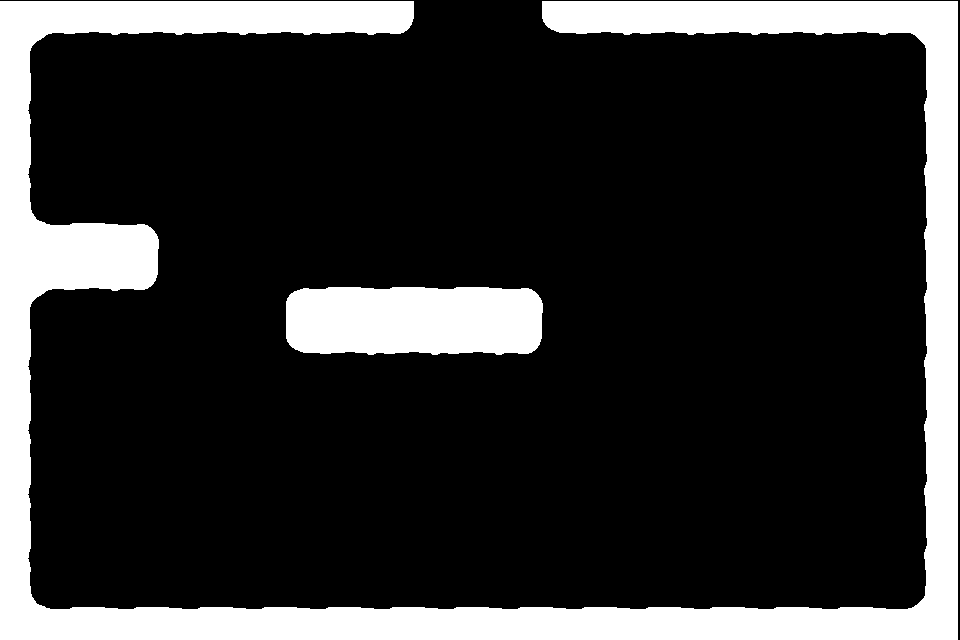

A 2D game scene composited from a Tiled map and its tileset images. What follows is a short description and the map's XML, with every tile layer's data as written:
An orthogonal 15x10 tile map with 64x64 px tiles, 1 tile layer (Camada de Tiles 1) and 41 objects.

<map version="1.0" orientation="orthogonal" renderorder="right-down" width="15" height="10" tilewidth="64" tileheight="64" nextobjectid="24">
 <tileset firstgid="1" name="Tileds" tilewidth="64" tileheight="64" tilecount="25" columns="5">
  <image source="TilesetSimples/tileset.png" width="320" height="320" />
  <terraintypes>
   <terrain name="Novo Terreno" tile="-1" />
  </terraintypes>
  <tile id="0" terrain=",,,0">
   <objectgroup draworder="index">
    <object id="1" x="32" y="32" width="32" height="32" />
   </objectgroup>
  </tile>
  <tile id="1" terrain=",,0,0">
   <objectgroup draworder="index">
    <object id="1" x="0" y="32" width="64" height="32" />
   </objectgroup>
  </tile>
  <tile id="2" terrain=",,0,">
   <objectgroup draworder="index">
    <object id="1" x="0" y="32" width="32" height="32" />
   </objectgroup>
  </tile>
  <tile id="3">
   <objectgroup draworder="index">
    <object id="1" x="32" y="0" width="32" height="64" />
    <object id="2" x="0" y="32" width="64" height="32" />
   </objectgroup>
  </tile>
  <tile id="4">
   <objectgroup draworder="index">
    <object id="1" x="0" y="0" width="32" height="64" />
    <object id="2" x="0" y="32" width="64" height="32" />
   </objectgroup>
  </tile>
  <tile id="5">
   <objectgroup draworder="index">
    <object id="1" x="32" y="0" width="32" height="64" />
   </objectgroup>
  </tile>
  <tile id="6">
   <objectgroup draworder="index">
    <object id="1" x="0" y="0" width="64" height="64" />
   </objectgroup>
  </tile>
  <tile id="7">
   <objectgroup draworder="index">
    <object id="1" x="0" y="0" width="32" height="64" />
   </objectgroup>
  </tile>
  <tile id="8">
   <objectgroup draworder="index">
    <object id="1" x="0" y="0" width="64" height="32" />
    <object id="2" x="32" y="0" width="32" height="64" />
   </objectgroup>
  </tile>
  <tile id="9">
   <objectgroup draworder="index">
    <object id="1" x="0" y="0" width="64" height="32" />
    <object id="2" x="0" y="0" width="32" height="64" />
   </objectgroup>
  </tile>
  <tile id="10" terrain=",0,,">
   <objectgroup draworder="index">
    <object id="1" x="32" y="0" width="32" height="32" />
   </objectgroup>
  </tile>
  <tile id="11" terrain="0,0,,">
   <objectgroup draworder="index">
    <object id="1" x="0" y="0" width="64" height="32" />
   </objectgroup>
  </tile>
  <tile id="12" terrain="0,,,">
   <objectgroup draworder="index">
    <object id="1" x="0" y="0" width="32" height="32" />
   </objectgroup>
  </tile>
  <tile id="13">
   <objectgroup draworder="index">
    <object id="1" x="0" y="32" width="64" height="32" />
   </objectgroup>
  </tile>
  <tile id="21">
   <objectgroup draworder="index">
    <object id="1" x="16" y="16" width="32" height="32" />
   </objectgroup>
  </tile>
 </tileset>
 <layer name="Camada de Tiles 1" width="15" height="10" offsetx="-2" offsety="1">
  <data encoding="csv">
10,12,12,12,12,12,13,0,11,12,12,12,12,12,9,
8,0,0,0,0,0,0,0,0,0,0,0,0,0,6,
8,0,0,0,0,0,0,0,0,0,0,0,0,0,6,
5,2,3,0,0,0,0,0,0,0,0,0,0,0,6,
10,12,13,0,1,2,2,2,3,0,0,0,0,0,6,
8,0,0,0,11,12,12,12,13,0,0,0,0,0,6,
8,0,0,0,0,0,0,0,0,0,0,0,0,0,6,
8,0,0,0,0,0,0,0,0,0,0,0,0,0,6,
8,0,0,0,0,0,0,0,0,0,0,0,0,0,6,
5,2,2,2,2,2,2,2,2,2,2,2,2,2,4
</data>
 </layer>
 <objectgroup name="Camada de Objetos 1">
  <object id="1" gid="17" x="63" y="226" width="64" height="64" />
  <object id="3" gid="14" x="64" y="610" width="64" height="64" />
  <object id="4" gid="14" x="128" y="609" width="64" height="64" />
  <object id="5" gid="14" x="193" y="610" width="64" height="64" />
  <object id="6" gid="14" x="257" y="609" width="64" height="64" />
  <object id="7" gid="14" x="320" y="611" width="64" height="64" />
  <object id="8" gid="14" x="385" y="609" width="64" height="64" />
  <object id="9" gid="14" x="448" y="609" width="64" height="64" />
  <object id="10" gid="14" x="511" y="609" width="64" height="64" />
  <object id="11" gid="14" x="577" y="610" width="64" height="64" />
  <object id="12" gid="14" x="641" y="609" width="64" height="64" />
  <object id="13" gid="14" x="702" y="610" width="64" height="64" />
  <object id="14" gid="14" x="766" y="609" width="64" height="64" />
  <object id="15" gid="14" x="829" y="609" width="64" height="64" />
  <object id="16" gid="22" x="575" y="383" width="64" height="64" />
  <object id="17" gid="22" x="639" y="385" width="64" height="64" />
  <object id="18" gid="22" x="705" y="385" width="64" height="64" />
  <object id="19" gid="22" x="769" y="383" width="64" height="64" />
  <object id="20" gid="22" x="834" y="384" width="64" height="64" />
  <object id="21" gid="23" x="767" y="318" width="64" height="64" />
  <object id="22" gid="18" x="833" y="319" width="64" height="64" />
  <object id="23" gid="24" x="432" y="64" width="64" height="64" />
 </objectgroup>
</map>
